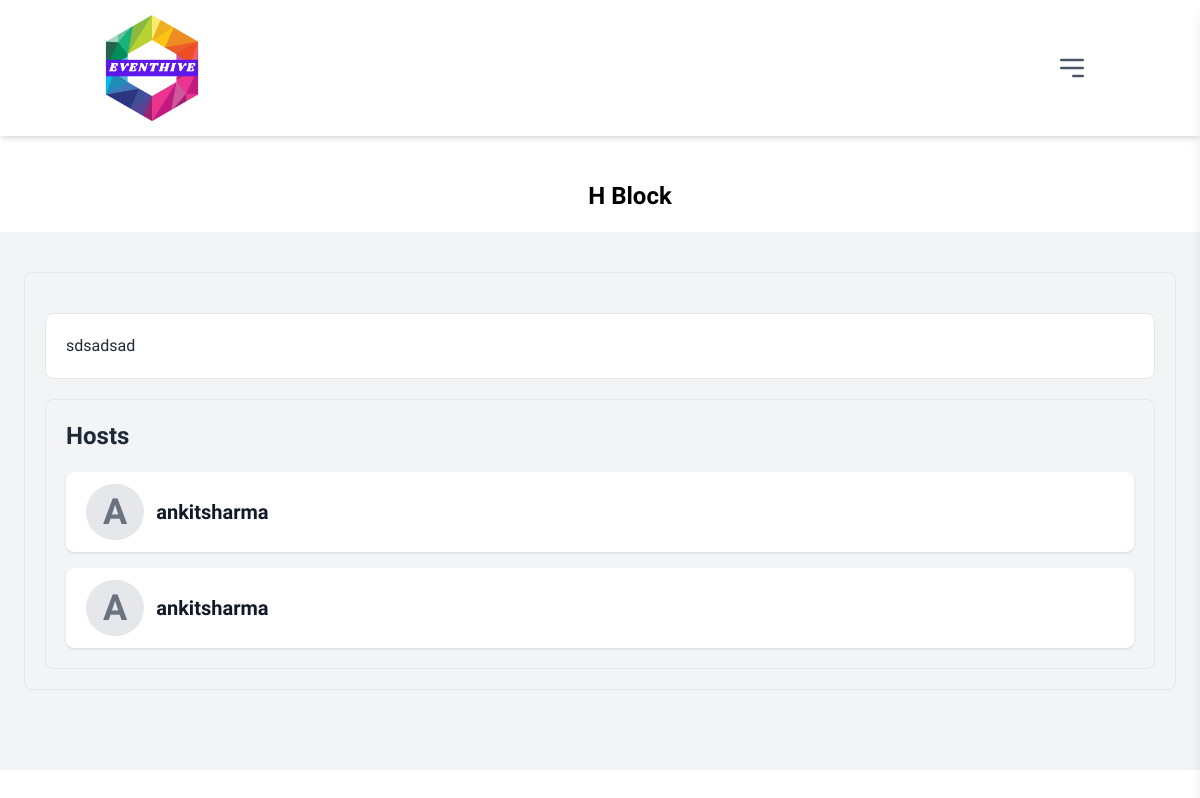
The page /event-details.php?id=EHive6329748 (signed in) on the database its author committed.
### tables this page shows
CREATE TABLE `event_detail` (
  `sno` int(11) NOT NULL,
  `event_id` varchar(122) NOT NULL,
  `user_name` varchar(110) NOT NULL,
  `event_name` varchar(110) NOT NULL,
  `event_type` varchar(110) NOT NULL,
  `event_location` varchar(112) NOT NULL,
  `event_venue` varchar(112) NOT NULL,
  `event_date` varchar(44) NOT NULL,
  `event_start` varchar(70) NOT NULL,
  `event_end` varchar(120) NOT NULL,
  `event_approver` varchar(110) NOT NULL,
  `req_for_joining` mediumtext NOT NULL,
  `event_description` longtext NOT NULL,
  `event_status` varchar(55) NOT NULL
);

### event-details.php (the view, shortened to what this page needs)
<?php
include 'src/config/db_connect.php';
$slug = isset($_GET['id']) ? trim($_GET['id'], '/') : '';
?>
<!DOCTYPE html>
<html lang="en">
<head>
    <link rel="stylesheet" href="./src/css/output.css">
</head>
<body>
    <?php include 'src/component/header.php';?>
<?php
    $sql = mysqli_query($conn, "SELECT * FROM `event_detail` WHERE  `event_id` = '$slug'");
    while($row = mysqli_fetch_assoc($sql)){
?>
    <div class="container mx-auto py-5 xl:py-10">
        <div class="flex space-x-3 items-center justify-center">
            <div class="text-2xl xl:text-4xl font-semibold text-black"><?php echo $row['event_name']?></div>
        </div>
    </div>
    <section class="bg-gray-100">
        <div class="container mx-auto pb-20 pt-10 max-w-6xl">
            <div class="grid grid-cols-3 gap-4">
                <div class="col-span-3 xl:col-span-2 p-5 border rounded-lg">
                    <div class="p-5 border rounded-lg bg-white mt-5">
                        <p class="text-base font-medium text-gray-800"><?php echo $row['event_description']?></p>
                    </div>
                    <div class="p-5 border rounded-lg mt-5">
                        <p class="text-2xl font-semibold text-gray-800">Hosts</p>
                        <div class="grid grid-cols-2 gap-4 mt-5">
                            <div class="col-span-2 xl:col-span-1 bg-white rounded-lg px-5 py-3 shadow">
                                <div class="flex items-center space-x-3">
                                    <div class=" bg-gray-200 px-[17px] py-2 rounded-full">
                                        <span class="text-4xl font-semibold text-gray-500"><?php echo strtoupper($row['user_name'][0]); ?></span>
                                    </div>
                                    <p class="text-xl font-semibold text-gray-900"><?php echo $row['user_name']?></p>
                                </div>
                            </div>
                            <div class="col-span-2 xl:col-span-1 bg-white rounded-lg px-5 py-3 shadow">
                                <div class="flex items-center space-x-3">
                                    <div class=" bg-gray-200 px-[17px] py-2 rounded-full">
                                        <span class="text-4xl font-semibold text-gray-500"><?php echo strtoupper($row['event_approver'][0]); ?></span>
                                    </div>
                                    <p class="text-xl font-semibold text-gray-900"><?php echo $row['event_approver']?></p>
                                </div>
                            </div>
                        </div>
                    </div>
                </div>
            </div>
        </div>
    </section>
    <?php
  }
  ?>
</body>
</html>

### event-details.php (style rules this page uses)
* { margin:0; padding:0; font-family: "ZCOOL XiaoWei", sans-serif; }

### rows shown on the page
event_detail: event_name "H Block", event_description "sdsadsad", user_name "A", user_name "ankitsharma", event_approver "A", event_approver "ankitsharma"
